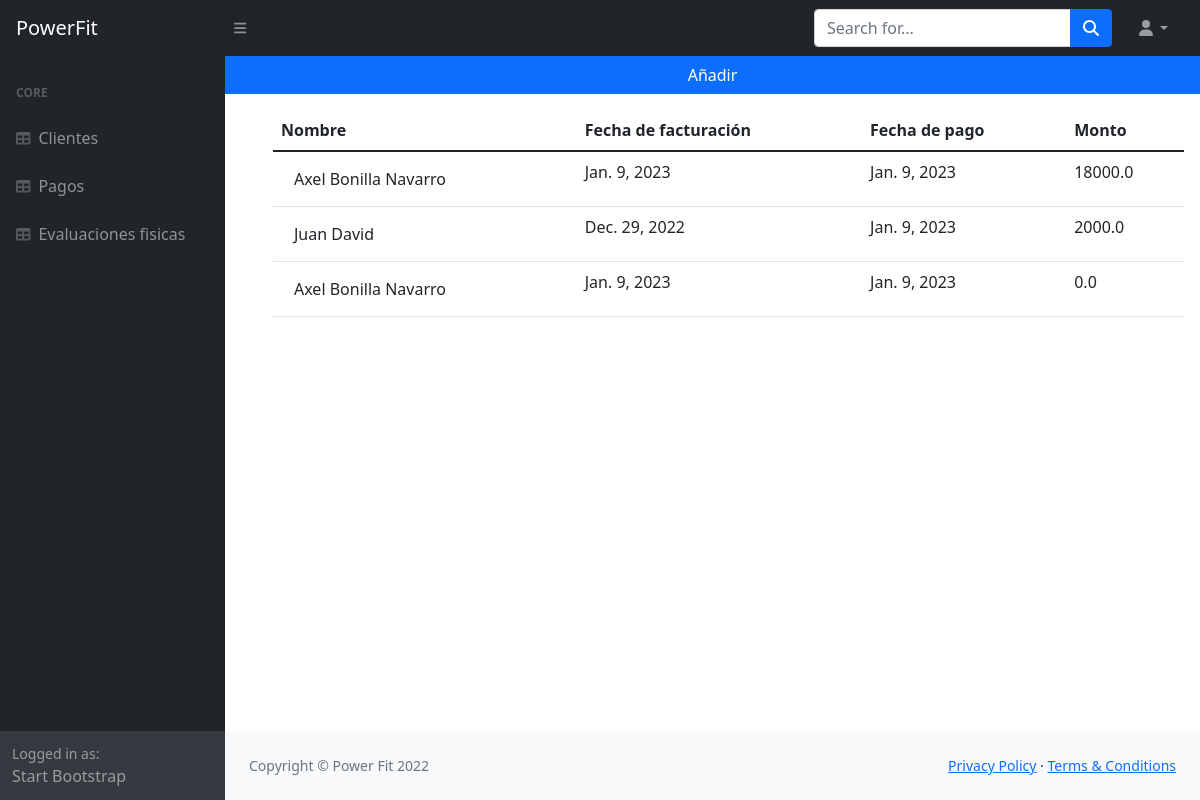
/payments_list/, run on an earlier commit of the app's database.
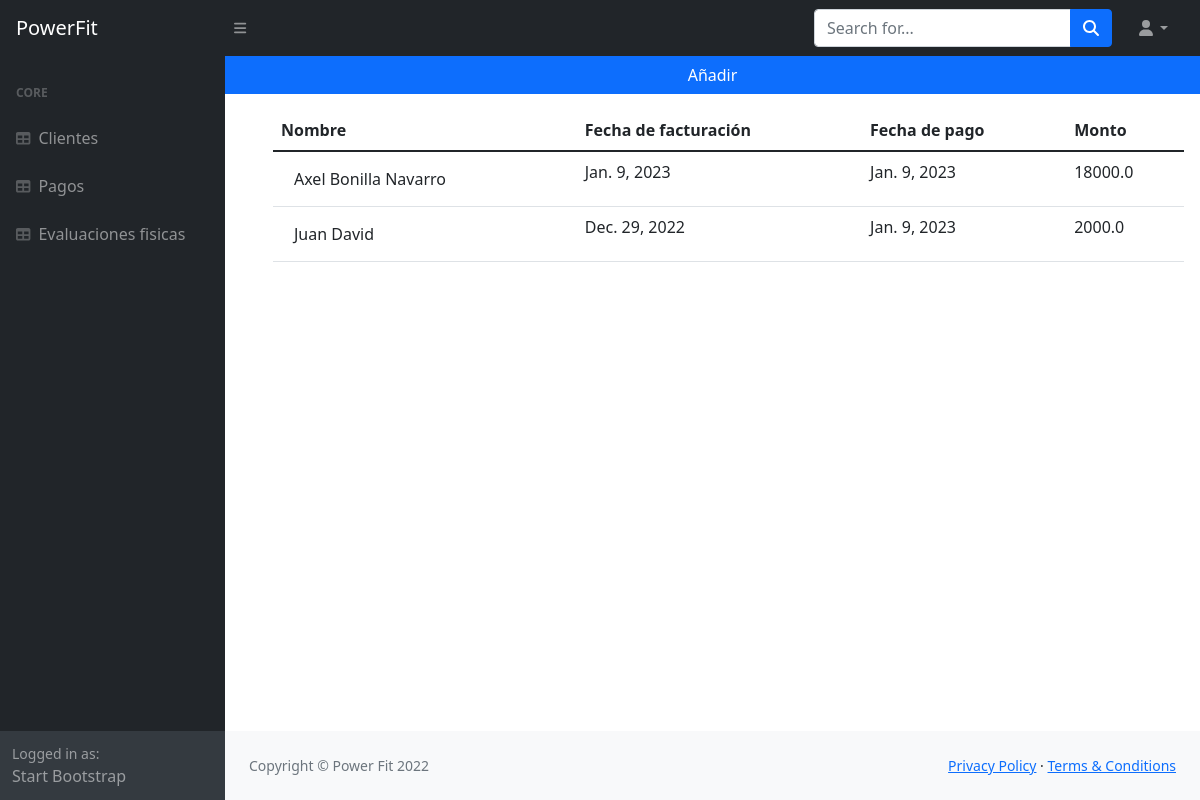
And on a later commit of the database.
### HealthQuest/models.py (models this page shows, shortened)
class payments (models.Model):
    client = models.OneToOneField(HealthQuests, on_delete=models.CASCADE, null=True, blank=True, verbose_name= 'Cliente')
    date = models.DateField(default=datetime.date.today, verbose_name= 'Fecha de facturación')
    payment_date = models.DateField(default=datetime.date.today, verbose_name= 'Fecha de pago')
    amount = models.FloatField(verbose_name='Monto de pago', default=0)

class HealthQuests (models.Model):
    name = models.CharField(max_length=100, verbose_name= 'Nombre')
    identification = models.IntegerField(verbose_name= 'Número de cedula', blank=True, null=True, unique=True)
    Date_of_birth = models.DateField(default=datetime.date.today, verbose_name= 'Fecha de nacimiento')
    address = models.CharField(max_length=100)
    phone_number = models.IntegerField(verbose_name= 'Número telefonico')
    emergency_contact = models.CharField(max_length=100, verbose_name= 'Contacto de emergencia')
    emergency_number = models.IntegerField(verbose_name= 'Número de emergencia')
    heart_problems = models.CharField(max_length=100, default='Ninguno', verbose_name='Problemas cardiacos')
    allergies = models.CharField(max_length=100, default='Ninguno', verbose_name='Alergias')
    ailments = models.ManyToManyField(Ailments, verbose_name='Padecimientos', blank=True)
    joint_problems = models.ManyToManyField(Joint_problems, verbose_name='Problemas articulares', blank=True)
    specify = models.CharField(max_length=200, default='Ninguno', verbose_name='Especifique')
    vision_difficulties = models.CharField(max_length=100, default='Ninguno', verbose_name='Dificultades de la vista')
    operations_surgeries = models.CharField(max_length=100, default='Ninguna', verbose_name='Operaciones o cirugias')
    skin_problems = models.CharField(max_length=100, default='Ninguno', verbose_name='Problemas en la piel')
    def __str__(self):
        return self.name

### HealthQuest/views.py (the view)
# urls.py: path('payments_list/', payments_list.as_view(), name='payments'),
class payments_list(ListView):
    model = payments
    paginate_by = 100
    def get_context_data(self, **kwargs):
        context = super().get_context_data(**kwargs)
        context['now'] = timezone.now()
        return context

### templates/HealthQuest/payments_list.html (shortened to what this page needs)
{% extends 'HealthQuest/index.html' %}
{% block content %}
<head>
</head>
<body>
<div class="row">
        <a class="btn btn-primary" href="payments.html" role="button">Añadir</a>
</div>
<ul>
<div class="card-body">
    <table class="table">
        <thead>
            <tr>
                <th>Nombre</th>
                <th>Fecha de facturación</th>
                <th>Fecha de pago</th>
                <th>Monto</th>
            </tr>
        </thead>
        <tbody>
            {% for obj in object_list %}
                <tr>
                    <td><a href="update_payments/{{ obj.id }}" class="btn">{{ obj.client }}</a></td>
                    <td>{{ obj.date }}</td>
                    <td>{{ obj.payment_date }}</td>
                    <td>{{ obj.amount }}</td>
                </tr>
            {% endfor %}
        </tbody>
    </table>
</div>
</ul>
</body>
{% endblock %}

What changed in the data, as far as the page shows it:
removed payments: client "Axel Bonilla Navarro", date "Jan. 9, 2023", payment_date "Jan. 9, 2023", amount "0.0"
